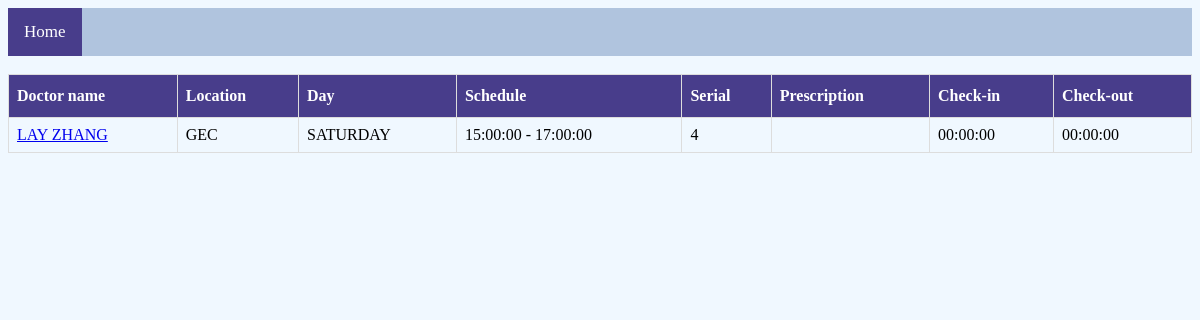
The app's page /phpcode/appointmentdoctor.php?u_id=51 with its own data.
### tables this page shows
CREATE TABLE `userappointment` (
  `D_ID` int(11) NOT NULL,
  `U_ID` int(11) NOT NULL,
  `S_ID` int(11) NOT NULL,
  `CHECK_IN` time NOT NULL,
  `CHECK_OUT` time NOT NULL,
  `SERIAL` int(11) NOT NULL,
  `PRESCRIPTION` text DEFAULT NULL
);

CREATE TABLE `schedule` (
  `S_ID` int(11) NOT NULL,
  `D_ID` int(11) NOT NULL,
  `DAY` varchar(10) NOT NULL,
  `START` time NOT NULL,
  `END` time NOT NULL,
  `LOCATION` text NOT NULL,
  `MAX_P` int(11) NOT NULL,
  `date` date NOT NULL
);

### phpcode/appointmentdoctor.php (the view, shortened to what this page needs)
<?php
	include('database.php');
	$u_id = $_GET['u_id'];
?>
<!DOCTYPE html>
<html>
<head>
	<link rel="stylesheet" href="CSS/appointmentdoctor.css" type="text/css">
</head>
<body>
<div class="topnav"> <a class="active" href="index.php">Home</a> </div><br>
	<?php
		$query= 'SELECT userappointment.*,concat (FIRST_NAME," ",LAST_NAME) AS DOCTOR, concat(START," - ",END) AS SCHEDULE,schedule.*
				FROM userappointment
				INNER JOIN user ON userappointment.D_ID = user.U_ID
				INNER JOIN schedule ON userappointment.S_ID = schedule.S_ID
				WHERE userappointment.U_ID='.$u_id.';';
		$result = mysqli_query($conn, $query);
		echo '<table id="customers">'.'<tr>'.
				'<th>Doctor name</th>'.
				'<th>Location</th>'.
				'<th>Day</th>'.
				'<th>Schedule</th>'.
				'<th>Serial</th>'.
				'<th>Prescription</th>'.
				'<th>Check-in</th>'.
				'<th>Check-out</th>'.
				'</tr>';
		while($row = mysqli_fetch_assoc($result)){
			echo '<tr><td><a href = "userpage.php?id='.$row['D_ID'].'">'.$row["DOCTOR"].'</a></td><td>'.$row["LOCATION"].'</td><td>'.$row["DAY"].'</td><td>'.$row["SCHEDULE"].'</td>';
			echo '<td>'.$row["SERIAL"].'</td><td>'.$row["PRESCRIPTION"].'</td><td>'.$row["CHECK_IN"].'</td><td>'.$row["CHECK_OUT"].'</td></tr>';
		}
		echo '</table>';
	?>
</body>
</html>

### phpcode/CSS/appointmentdoctor.css (style rules this page uses)
body { font-family:"Garamond"; background-color: #F0F8FF; }
#customers { font-family:"Garamond"; font-family: "Trebuchet MS", Arial, Helvetica, sans-serif; border-collapse: collapse; width: 100%; }
#customers td, #customers th { font-family:"Garamond"; border: 1px solid #ddd; padding: 8px; }
#customers tr:nth-child(even) { font-family:"Garamond";background-color: #F0F8FF; }
#customers tr:nth-child(odd) { font-family:"Garamond";background-color: #B0C4DE; }
#customers th { font-family:"Garamond"; padding-top: 12px; padding-bottom: 12px; text-align: left; background-color: #483D8B; color: white; }
.topnav { font-family:"Garamond"; overflow: hidden; background-color: #B0C4DE; }
.topnav a { font-family:"Garamond"; float: left; display: block; color: white; text-align: center; padding: 14px 16px; text-decoration: none; font-size: 17px; }
.topnav a.active { font-family:"Garamond"; background-color: #483D8B; color: white; }

### records on screen
userappointment: DOCTOR "LAY ZHANG", S_ID.LOCATION "GEC", S_ID.DAY "SATURDAY", SCHEDULE "15:00:00 - 17:00:00", SERIAL "4", CHECK_IN "00:00:00", CHECK_OUT "00:00:00"
